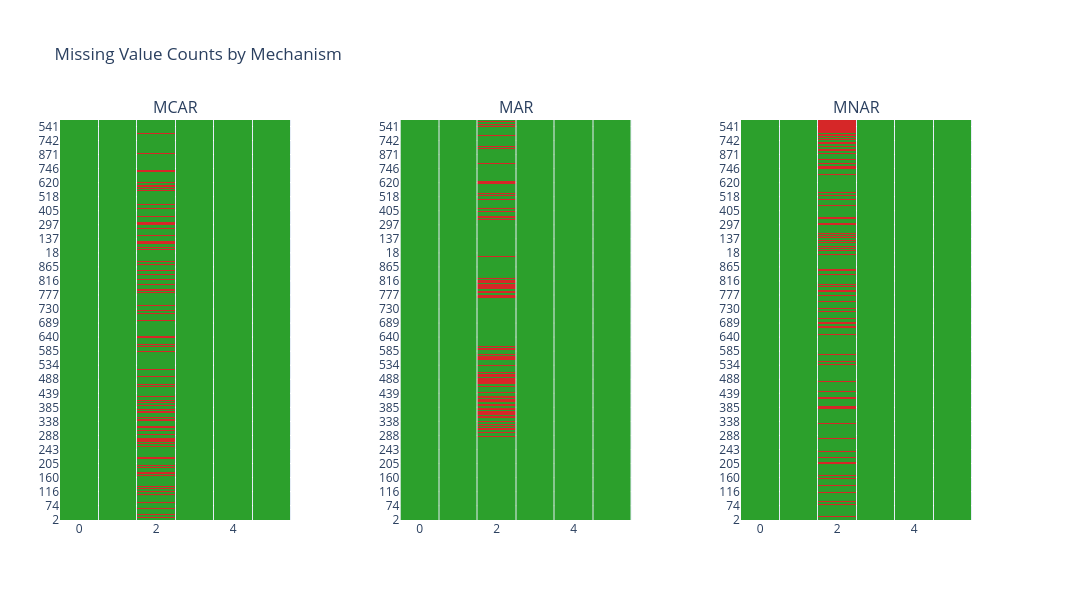

Notebook cell for this chart:
### Markdown cell above
- MCAR: Missing age values are distributed throughout all rows regardless of pclass value. No pattern, still MCAR.

- MAR: Missing age values locate at the top of the heatmap, exactly where pclass=3 rows are sorted. Strong evidence for MAR.

- MNAR: Same situation as with MCAR. We will test with sibsp and parch, since they were potential candiates as well.

### Code cell
panel = Panel(
    plots=[
        md_mcar.heatmap_missingness(
            title="MCAR", 
            order_by=[{"column": "sibsp", "direction": "asc"}]
            ),
        md_mar.heatmap_missingness(
            title="MAR", 
            order_by=[{"column": "sibsp", "direction": "asc"}]
            ),
        md_mnar.heatmap_missingness(
            title="MNAR",
            order_by=[{"column": "sibsp", "direction": "asc"}]
            )
        ],
    title="Missing Value Counts by Mechanism",
    )

panel.show()

### Figure 1 — Plotly figure (JSON) as saved in the notebook; plotly's stock layout.template omitted (floating-point values rounded to 4 significant figures; data arrays with more than 128 entries replaced by an {"elided": "..."} marker saying what was removed)
{"data": [{"colorscale": [[0, "#d62728"], [1, "#2ca02c"]], "customdata": {"elided": "712x6 str values"}, "hovertemplate": "<b>Row</b>: %{y}<br><b>Column</b>: %{customdata}<br><b>Status</b>: %{text}<extra></extra>", "showlegend": false, "showscale": false, "text": {"elided": "712x6 str values"}, "type": "heatmap", "x": [0, 1, 2, 3, 4, 5], "xaxis": "x", "xgap": 1, "y": {"elided": "712 str values"}, "yaxis": "y", "ygap": 0, "z": {"elided": "712x6 int values"}, "zmax": 1, "zmin": 0}, {"colorscale": [[0, "#d62728"], [1, "#2ca02c"]], "customdata": {"elided": "712x6 str values"}, "hovertemplate": "<b>Row</b>: %{y}<br><b>Column</b>: %{customdata}<br><b>Status</b>: %{text}<extra></extra>", "showlegend": false, "showscale": false, "text": {"elided": "712x6 str values"}, "type": "heatmap", "x": [0, 1, 2, 3, 4, 5], "xaxis": "x2", "xgap": 1, "y": {"elided": "712 str values"}, "yaxis": "y2", "ygap": 0, "z": {"elided": "712x6 int values"}, "zmax": 1, "zmin": 0}, {"colorscale": [[0, "#d62728"], [1, "#2ca02c"]], "customdata": {"elided": "712x6 str values"}, "hovertemplate": "<b>Row</b>: %{y}<br><b>Column</b>: %{customdata}<br><b>Status</b>: %{text}<extra></extra>", "showlegend": false, "showscale": false, "text": {"elided": "712x6 str values"}, "type": "heatmap", "x": [0, 1, 2, 3, 4, 5], "xaxis": "x3", "xgap": 1, "y": {"elided": "712 str values"}, "yaxis": "y3", "ygap": 0, "z": {"elided": "712x6 int values"}, "zmax": 1, "zmin": 0}], "layout": {"annotations": [{"font": {"size": 16}, "showarrow": false, "text": "MCAR", "x": 0.1267, "xanchor": "center", "xref": "paper", "y": 1, "yanchor": "bottom", "yref": "paper"}, {"font": {"size": 16}, "showarrow": false, "text": "MAR", "x": 0.5, "xanchor": "center", "xref": "paper", "y": 1, "yanchor": "bottom", "yref": "paper"}, {"font": {"size": 16}, "showarrow": false, "text": "MNAR", "x": 0.8733, "xanchor": "center", "xref": "paper", "y": 1, "yanchor": "bottom", "yref": "paper"}], "font": {}, "height": 600, "margin": {"b": 80, "l": 60, "r": 120, "t": 120}, "showlegend": false, "title": {"text": "Missing Value Counts by Mechanism"}, "width": 1500, "xaxis": {"anchor": "y", "domain": [0, 0.2533]}, "xaxis2": {"anchor": "y2", "domain": [0.3733, 0.6267]}, "xaxis3": {"anchor": "y3", "domain": [0.7467, 1]}, "yaxis": {"anchor": "x", "domain": [0, 1]}, "yaxis2": {"anchor": "x2", "domain": [0, 1]}, "yaxis3": {"anchor": "x3", "domain": [0, 1]}}}
